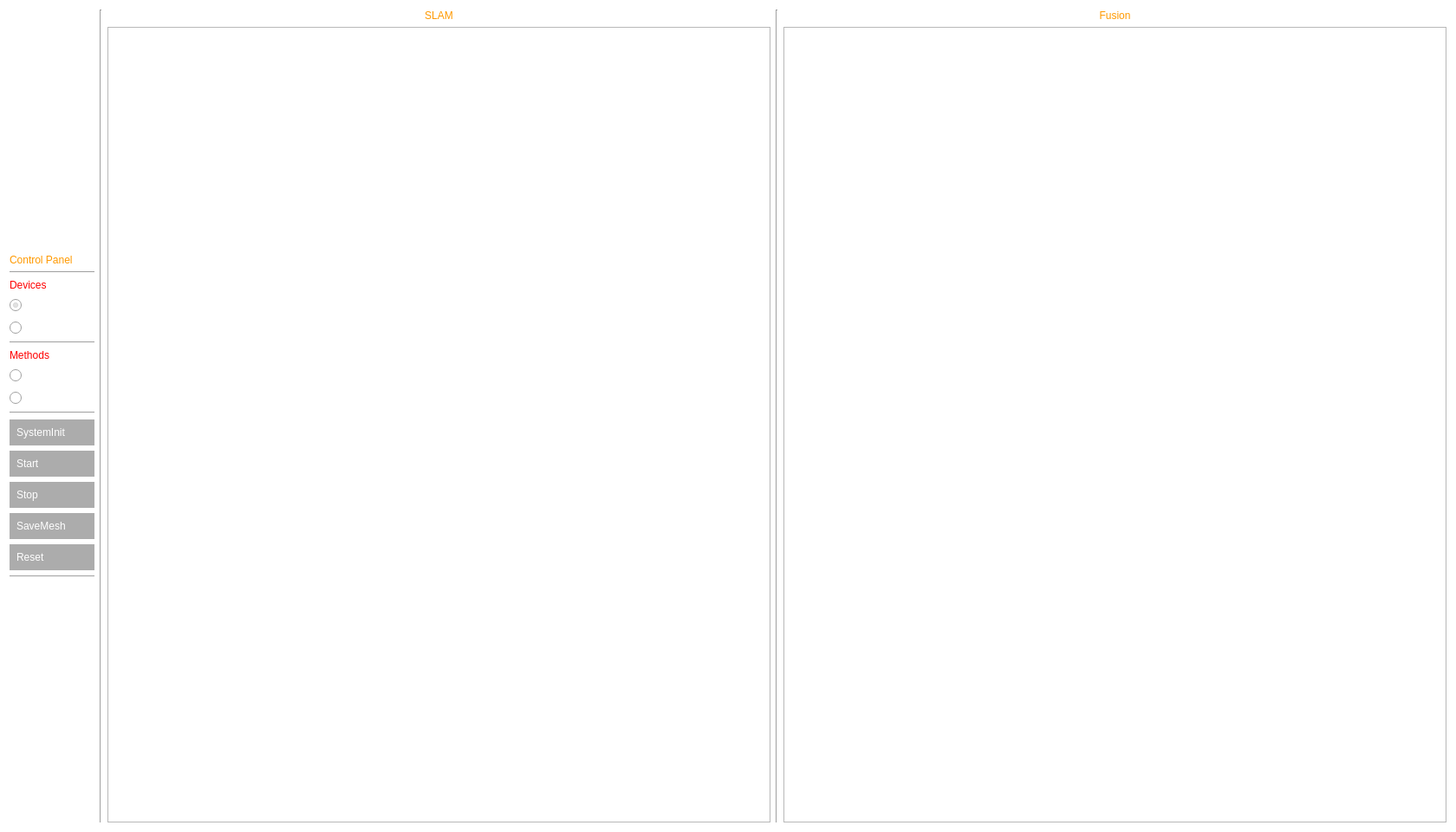
<?xml version="1.0" encoding="UTF-8"?>
<ui version="4.0">
 <class>MainWindow</class>
 <widget class="QMainWindow" name="MainWindow">
  <property name="geometry">
   <rect>
    <x>0</x>
    <y>0</y>
    <width>1680</width>
    <height>960</height>
   </rect>
  </property>
  <property name="windowTitle">
   <string>SLAMRecon</string>
  </property>
  <property name="styleSheet">
   <string notr="true">QMainWindow#MainWindow{background:transparent}

QRadioButton { 
    color: white;
}

QPushButton { 
	background:rgb(90,90,90,128);
	border: 3px solid rgb(90,90,90,0);
	padding: 5px;
    color: white;
	font-size: 12px;
	text-align:left;
}

QLabel {
	color:rgb(255,153,0);
}

QPushButton:hover{ background:rgb(255,153,0); border-color:rgb(255,153,0); }
QPushButton:pressed{ background:rgb(255,153,0); border-color:#FFB444; top:2px; }
QPushButton:checked{ background:rgb(255,153,0); border-color:#FFFFFF; top:2px; }</string>
  </property>
  <widget class="QWidget" name="centralWidget">
   <layout class="QHBoxLayout" name="horizontalLayout">
    <item>
     <layout class="QVBoxLayout" name="verticalLayout">
      <item>
       <spacer name="verticalSpacer">
        <property name="orientation">
         <enum>Qt::Vertical</enum>
        </property>
        <property name="sizeHint" stdset="0">
         <size>
          <width>20</width>
          <height>40</height>
         </size>
        </property>
       </spacer>
      </item>
      <item>
       <widget class="QLabel" name="label_3">
        <property name="text">
         <string>Control Panel</string>
        </property>
       </widget>
      </item>
      <item>
       <widget class="Line" name="line_19">
        <property name="orientation">
         <enum>Qt::Horizontal</enum>
        </property>
       </widget>
      </item>
      <item>
       <widget class="QLabel" name="label_4">
        <property name="styleSheet">
         <string notr="true">color: rgb(255, 0, 0);</string>
        </property>
        <property name="text">
         <string>Devices</string>
        </property>
       </widget>
      </item>
      <item>
       <widget class="QRadioButton" name="kinectOneButton">
        <property name="text">
         <string>Kinect1</string>
        </property>
        <property name="checked">
         <bool>true</bool>
        </property>
       </widget>
      </item>
      <item>
       <widget class="QRadioButton" name="filesButton">
        <property name="text">
         <string>Files</string>
        </property>
       </widget>
      </item>
      <item>
       <widget class="Line" name="line_6">
        <property name="orientation">
         <enum>Qt::Horizontal</enum>
        </property>
       </widget>
      </item>
      <item>
       <widget class="QLabel" name="label_11">
        <property name="styleSheet">
         <string notr="true">color: rgb(255, 0, 0);</string>
        </property>
        <property name="text">
         <string>Methods</string>
        </property>
       </widget>
      </item>
      <item>
       <widget class="QRadioButton" name="slamReconButton">
        <property name="text">
         <string>SLAMRecon</string>
        </property>
        <property name="checked">
         <bool>false</bool>
        </property>
       </widget>
      </item>
      <item>
       <widget class="QRadioButton" name="kinfuButton">
        <property name="text">
         <string>Kinect Fusion</string>
        </property>
       </widget>
      </item>
      <item>
       <widget class="Line" name="line_20">
        <property name="orientation">
         <enum>Qt::Horizontal</enum>
        </property>
       </widget>
      </item>
      <item>
       <widget class="QPushButton" name="systemInitButton">
        <property name="text">
         <string>SystemInit</string>
        </property>
       </widget>
      </item>
      <item>
       <widget class="QPushButton" name="startButton">
        <property name="text">
         <string>Start</string>
        </property>
       </widget>
      </item>
      <item>
       <widget class="QPushButton" name="stopButton">
        <property name="text">
         <string>Stop</string>
        </property>
       </widget>
      </item>
      <item>
       <widget class="QPushButton" name="saveMeshButton">
        <property name="text">
         <string>SaveMesh</string>
        </property>
       </widget>
      </item>
      <item>
       <widget class="QPushButton" name="resetButton">
        <property name="text">
         <string>Reset</string>
        </property>
       </widget>
      </item>
      <item>
       <widget class="Line" name="line_5">
        <property name="orientation">
         <enum>Qt::Horizontal</enum>
        </property>
       </widget>
      </item>
      <item>
       <spacer name="verticalSpacer_2">
        <property name="orientation">
         <enum>Qt::Vertical</enum>
        </property>
        <property name="sizeHint" stdset="0">
         <size>
          <width>20</width>
          <height>40</height>
         </size>
        </property>
       </spacer>
      </item>
     </layout>
    </item>
    <item>
     <widget class="Line" name="line_2">
      <property name="orientation">
       <enum>Qt::Vertical</enum>
      </property>
     </widget>
    </item>
    <item>
     <layout class="QVBoxLayout" name="verticalLayout_2">
      <item>
       <widget class="QLabel" name="label">
        <property name="styleSheet">
         <string notr="true">font: 75 36pt &quot;Adobe Arabic&quot;;
color:rgb(255,153,0);</string>
        </property>
        <property name="text">
         <string>SLAM</string>
        </property>
        <property name="textFormat">
         <enum>Qt::AutoText</enum>
        </property>
        <property name="alignment">
         <set>Qt::AlignCenter</set>
        </property>
       </widget>
      </item>
      <item>
       <widget class="GraphicsView" name="graphicsView3D"/>
      </item>
     </layout>
    </item>
    <item>
     <widget class="Line" name="line">
      <property name="orientation">
       <enum>Qt::Vertical</enum>
      </property>
     </widget>
    </item>
    <item>
     <layout class="QVBoxLayout" name="verticalLayout_3">
      <item>
       <widget class="QLabel" name="label_2">
        <property name="styleSheet">
         <string notr="true">font: 75 36pt &quot;Adobe Arabic&quot;;
color:rgb(255,153,0);</string>
        </property>
        <property name="text">
         <string>Fusion</string>
        </property>
        <property name="textFormat">
         <enum>Qt::AutoText</enum>
        </property>
        <property name="alignment">
         <set>Qt::AlignCenter</set>
        </property>
       </widget>
      </item>
      <item>
       <widget class="GraphicsView" name="graphicsView2D"/>
      </item>
     </layout>
    </item>
   </layout>
   <zorder>line</zorder>
   <zorder>line_2</zorder>
   <zorder></zorder>
  </widget>
 </widget>
 <layoutdefault spacing="6" margin="11"/>
 <customwidgets>
  <customwidget>
   <class>GraphicsView</class>
   <extends>QGraphicsView</extends>
   <header location="global">GraphicsView.h</header>
  </customwidget>
 </customwidgets>
 <resources/>
 <connections/>
 <slots>
  <slot>setVelocity()</slot>
 </slots>
</ui>
